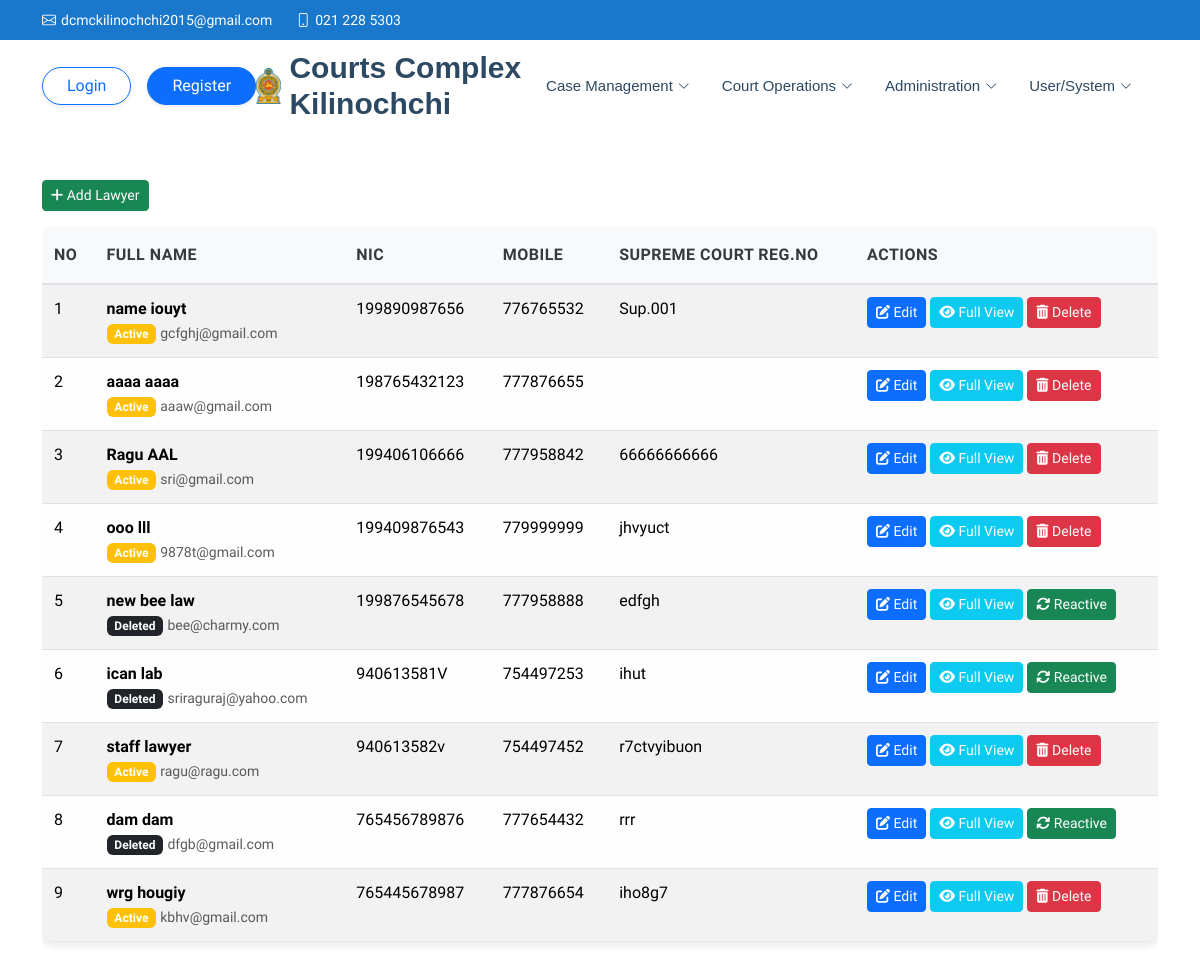
The page /index.php?pg=lawyer.php&option=view on the database its author committed.
### tables this page shows
CREATE TABLE IF NOT EXISTS `lawyer` (
  `lawyer_id` varchar(10) NOT NULL,
  `first_name` varchar(50) DEFAULT NULL,
  `last_name` varchar(50) DEFAULT NULL,
  `mobile` int DEFAULT NULL,
  `email` varchar(50) DEFAULT NULL,
  `address` varchar(100) DEFAULT NULL,
  `nic_number` varchar(12) DEFAULT NULL,
  `date_of_birth` date DEFAULT NULL,
  `enrolment_number` varchar(20) DEFAULT NULL,
  `joined_date` date DEFAULT NULL,
  `is_active` tinyint(1) DEFAULT '1',
  `role_id` varchar(3) DEFAULT NULL,
  `station` varchar(30) DEFAULT 'ALL',
  `image_path` varchar(255) DEFAULT NULL,
  `gender` varchar(10) DEFAULT NULL,
  `added_by` varchar(30) NOT NULL,
  `staff_id` varchar(30) NOT NULL,
  PRIMARY KEY (`lawyer_id`)
);

### lawyer.php (the view, shortened to what this page needs)
<!DOCTYPE html>
<html lang="en">
	<head>
	</head>
	<body class="light-mode">
		<?php
			if(isset($_GET['option']) && $_GET['option'] == "view") {
				$sql_read = "SELECT lawyer_id, first_name, last_name, nic_number, mobile, email, enrolment_number, is_active FROM lawyer";
				$result = $conn->query($sql_read);
				if ($result && $result->num_rows > 0) {
			?>
		<div class="container mt-4">
			<div class="d-flex justify-content-start mb-3">
				<a href="index.php?pg=lawyer.php&option=add" class="btn btn-success btn-sm me-1">
				<i class="fas fa-plus"></i> Add Lawyer
				</a>
			</div>
			<div class="table-responsive">
				<table class="table table-striped attractive-table w-100">
					<thead>
						<tr>
							<th>No</th>
							<th>Full Name</th>
							<th>NIC</th>
							<th>Mobile</th>
							<th>Supreme Court Reg.No</th>
							<th>Actions</th>
						</tr>
					</thead>
					<tbody>
						<?php $count = 1; while ($row = $result->fetch_assoc()) { ?>
						<tr>
							<td><?php echo $count; ?></td>
							<td>
								<strong><?php echo $row['first_name']." ".$row['last_name']; ?></strong><br>
								<?php if ($row['is_active']) { ?>
									<span class="badge bg-warning">Active</span>
									<?php } else { ?>
									<span class="badge bg-dark">Deleted</span>
								<?php } ?>
								<small class="text-muted"><?php echo $row['email']; ?></small>
							</td>
							<td><?php echo $row['nic_number']; ?></td>
							<td><?php echo $row['mobile']; ?></td>
							<td><?php echo $row['enrolment_number']; ?></td>
							<td>
								<div class="d-flex flex-wrap gap-1">
									<form method="POST" action="index.php?pg=lawyer.php&option=edit" class="d-inline">
										<button class="btn btn-primary btn-sm" type="submit" name="btn_edit">
										<i class="fas fa-edit"></i> Edit
										</button>
									</form>
									<form method="GET" action="#" class="d-inline">
										<button type="submit" class="btn btn-info btn-sm text-white">
										<i class="fas fa-eye"></i> Full View
										</button>
									</form>
									<?php if ($row['is_active']) { ?>
										<form method="POST" action="#" class="d-inline delete-form">
											<button type="button" class="btn btn-danger btn-sm" onclick="deleteConfirmModal(() => this.closest('form').submit())">
												<i class="fas fa-trash-alt"></i> Delete
											</button>
										</form>
									<?php } else { ?>
										<form method="POST" action="#" class="d-inline reactive-form">
											<button type="button" class="btn btn-success btn-sm" data-bs-toggle="modal" onclick="reactivateConfirmModal(() => this.closest('form').submit())">
												<i class="fas fa-refresh"></i> Reactive
											</button>
										</form>
									<?php } ?>
								</div>
							</td>
						</tr>
						<?php $count++; } ?>
					</tbody>
				</table>
			</div>
		</div>
<?php
	}
			}else{
				echo "<script> location.href='index.php'; </script>";
				exit;
			}
			?>
</html>

### assets/css/main.css (style rules this page uses)
:root { --default-font: "Roboto", system-ui, -apple-system, "Segoe UI", Roboto, "Helvetica Neue", Arial, "Noto Sans", "Liberation Sans", sans-serif, "Apple Color Emoji", "Segoe UI Emoji", "Segoe UI Symbol", "Noto Color Emoji"; --heading-font: "Poppins", sans-serif; --nav-font: "Raleway", sans-serif; }
:root { --background-color: #ffffff; --default-color: #444444; --heading-color: #2c4964; --accent-color: #1977cc; --surface-color: #ffffff; --contrast-color: #ffffff; }
:root { --nav-color: #2c4964; --nav-hover-color: #1977cc; --nav-mobile-background-color: #ffffff; --nav-dropdown-background-color: #ffffff; --nav-dropdown-color: #2c4964; --nav-dropdown-hover-color: #1977cc; }
:root { scroll-behavior: smooth; }
body { color: var(--default-color); background-color: var(--background-color); font-family: var(--default-font); }
a { color: var(--accent-color); text-decoration: none; transition: 0.3s; }

### assets/css/ragu.css (style rules this page uses)
.attractive-table { border-collapse: separate; border-spacing: 0; box-shadow: 0 4px 8px rgba(0, 0, 0, 0.1); border-radius: 10px; overflow: hidden; transition: transform 0.3s ease-in-out; }
.attractive-table thead th { background-color: #f8f9fa; color: #343a40; border-bottom: 2px solid #dee2e6; font-weight: 600; text-transform: uppercase; letter-spacing: 0.5px; padding: 1rem 0.75rem; }
.attractive-table tbody td { background-color: #fff; border-bottom: 1px solid #dee2e6; padding: 0.75rem; }
.attractive-table tbody tr:last-child td { border-bottom: none; }
.attractive-table tbody tr:nth-child(even) td { background-color: #f8f9fa33; }

### rows shown on the page
lawyer: first_name "name", last_name "iouyt", is_active "Active", email "gcfghj@gmail.com", nic_number "199890987656", mobile "776765532", enrolment_number "Sup.001"
lawyer: first_name "aaaa", last_name "aaaa", is_active "Active", email "aaaw@gmail.com", nic_number "198765432123", mobile "777876655"
lawyer: first_name "Ragu", last_name "AAL", is_active "Active", email "sri@gmail.com", nic_number "199406106666", mobile "777958842", enrolment_number "66666666666"
lawyer: first_name "ooo", last_name "lll", is_active "Active", email "9878t@gmail.com", nic_number "199409876543", mobile "779999999", enrolment_number "jhvyuct"
lawyer: first_name "new bee", last_name "law", is_active "Deleted", email "bee@charmy.com", nic_number "199876545678", mobile "777958888", enrolment_number "edfgh"
lawyer: first_name "ican", last_name "lab", is_active "Deleted", email "sriraguraj@yahoo.com", nic_number "940613581V", mobile "754497253", enrolment_number "ihut"
lawyer: first_name "staff", last_name "lawyer", is_active "Active", email "ragu@ragu.com", nic_number "940613582v", mobile "754497452", enrolment_number "r7ctvyibuon"
lawyer: first_name "dam", last_name "dam", is_active "Deleted", email "dfgb@gmail.com", nic_number "765456789876", mobile "777654432", enrolment_number "rrr"
lawyer: first_name "wrg", last_name "hougiy", is_active "Active", email "kbhv@gmail.com", nic_number "765445678987", mobile "777876654", enrolment_number "iho8g7"
